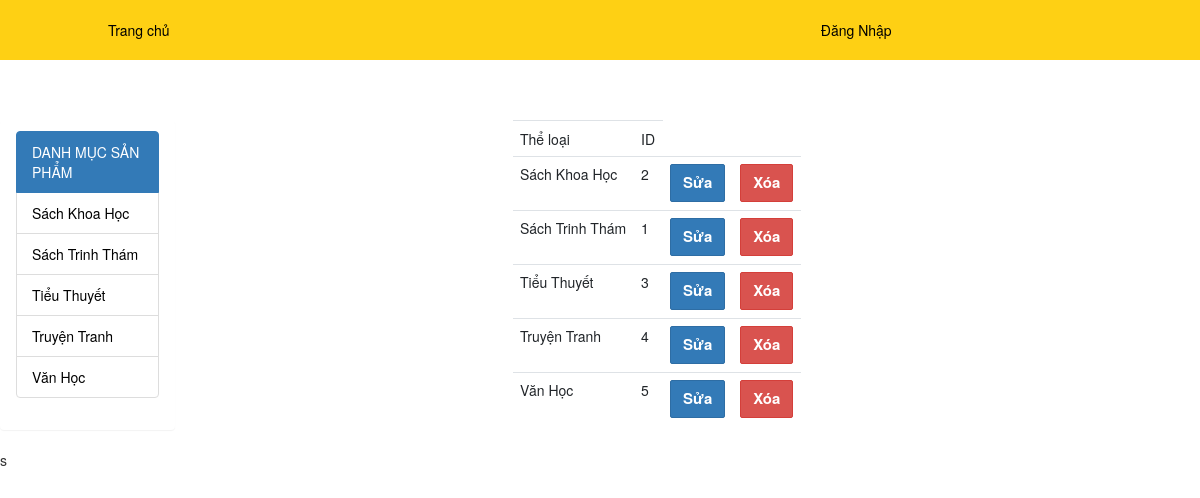
The page /typebook.php (signed in) on the database its author committed.
### tables this page shows
CREATE TABLE `typebook` (
  `TypeID` int(10) NOT NULL,
  `TypeName` varchar(100) NOT NULL
);

### typebook.php (the view, shortened to what this page needs)
<?php session_start();
	$con= mysqli_connect('localhost','root','','htbook')
	or die("Không thể kết nối với cơ sở dữ liệu");
	mysqli_set_charset($con, 'UTF8');
	$sql="select * from typebook ";
	$kq = mysqli_query($con,$sql);
?>
<!DOCTYPE html>
<html>
    <head>
	<link rel="stylesheet" href="https://maxcdn.bootstrapcdn.com/bootstrap/4.3.1/css/bootstrap.min.css">
    <link rel="stylesheet" type="text/css" href="css/style.css">
</head>
<body>
		<div class="" style="padding-bottom: 50px;">
			<div class="row" >
				<div class="col-md-12" >
					<div class="" >
						<?php include ('header.php'); ?>
					</div>
				</div>
			</div>
		</div>
		<div class="">
			<div class="row">
			    <div class="col-md-2">
			    	<?php include('menu.php'); ?>
			    </div>
			    <div class="col-md-3">
			    </div>
			    <div class="col-md-7">
			    	<div class="table table-bored">
			    		<table>
                            <tr>
	                            <td>Thể loại</td>
				    			<td>ID</td>
                            </tr>
                            <tr>
                            	<?php
                            		while ($row = mysqli_fetch_array($kq)) {
                            			echo '<tr>';
									    echo '<td>'.$row["TypeName"].'</td>';
									    echo '<td>'.$row["TypeID"].'</td>';
									    echo '<td><a href="edit_typebook.php?id='.$row["TypeID"].'" title=""><button type="button" class="btn btn-primary">Sửa</button></a></td>';
									    echo '<td><a href="delete_typebook.php?typeid='.$row["TypeID"].'"  title=""><button type="button" class="btn btn-danger">Xóa</button></a></td>';
									    echo '</tr>';
                            		}
                            	?>
                            </tr>
			    		</table>
			    	</div>
			    </div>
			</div>
		</div>
</body>
</html>

### menu.php (shortened to what this page needs)
<!DOCTYPE html>
<html>
<head>
	<link rel="stylesheet" href="https://maxcdn.bootstrapcdn.com/bootstrap/4.3.1/css/bootstrap.min.css">
	<link href="//netdna.bootstrapcdn.com/bootstrap/3.1.0/css/bootstrap.min.css" rel="stylesheet" id="bootstrap-css">
	<link rel="stylesheet" type="text/css" href="css/style.css">
</head>
<body>
	<div class="panel ">
		<div class="panel-heading ">
			<?php
				$conn = mysqli_connect('localhost','root','','htbook');
				mysqli_set_charset($conn, 'UTF8');
				$query = "select * from typebook";
				$kqua = mysqli_query($conn,$query);
				echo '<ul class="list-group">';
				echo '<li class="list-group-item active">DANH MỤC SẢN PHẨM </li>';
				while ($data = mysqli_fetch_array($kqua)) {
					$typeid = $data['TypeID'];
				    echo '<li class="list-group-item"><a href="viewbook_admin.php?typeid='.$typeid.'" title="">'.$data["TypeName"].'</a></li>';
				}
				echo '</ul>';
			 ?>
		</div>
	</div>
</body>
</html>

### css/style.css (style rules this page uses)
a { margin: 0 auto; text-decoration: none; color: black; }
.form-control, .btn { min-height: 38px; border-radius: 2px; }
.btn { font-size: 15px; font-weight: bold; }

### rows shown on the page
typebook: TypeName "Sách Khoa Học", TypeID "2"
typebook: TypeName "Sách Trinh Thám", TypeID "1"
typebook: TypeName "Tiểu Thuyết", TypeID "3"
typebook: TypeName "Truyện Tranh", TypeID "4"
typebook: TypeName "Văn Học", TypeID "5"
